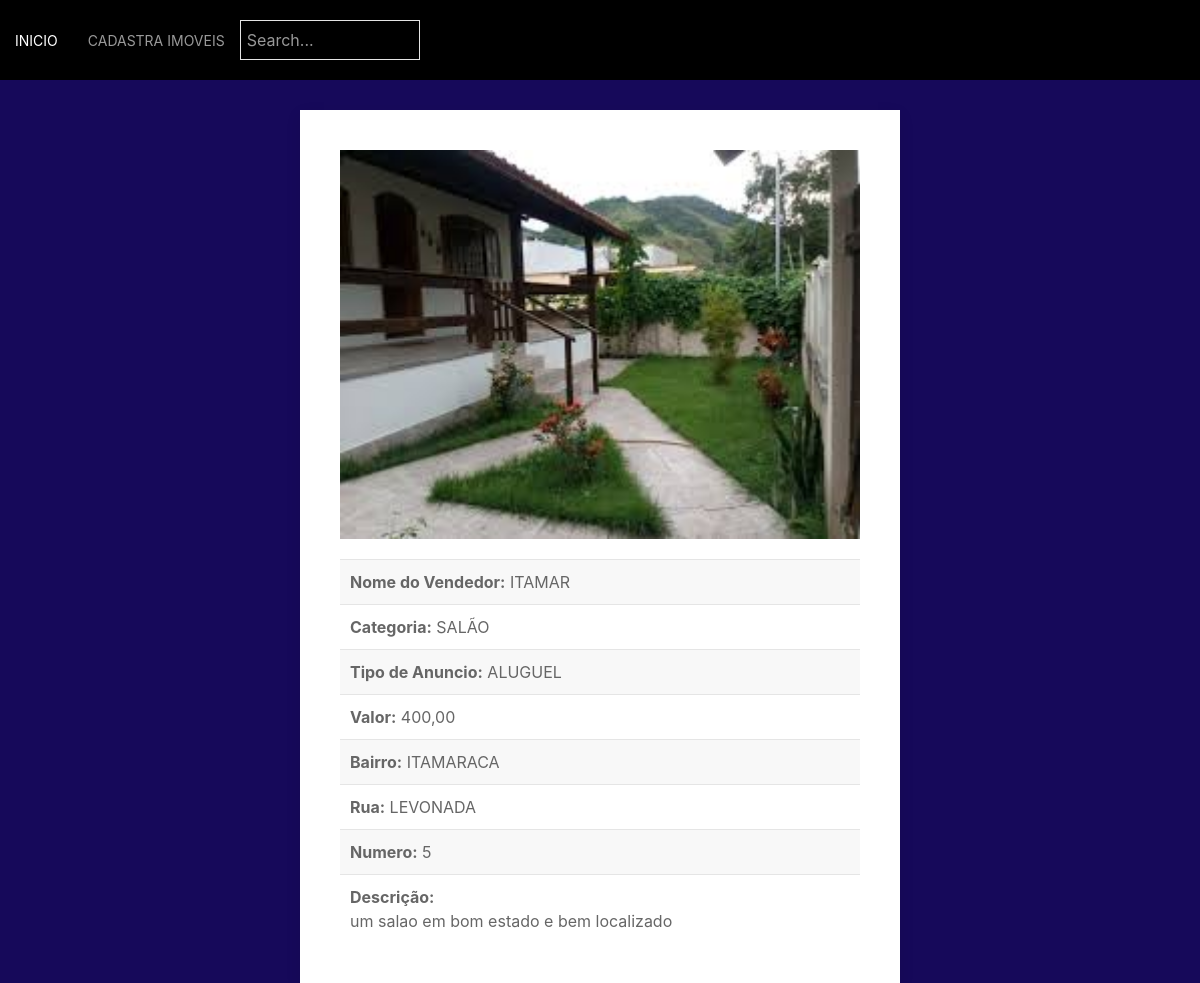
Page /BD/imovel.php?id=14 on the committed database.
### tables this page shows
CREATE TABLE `imoveis` (
  `id_imovel` int(11) NOT NULL,
  `nome_do_vendedor` varchar(50) DEFAULT NULL,
  `bairro` varchar(20) DEFAULT NULL,
  `rua` varchar(50) DEFAULT NULL,
  `numero` varchar(6) DEFAULT NULL,
  `telefone` varchar(16) DEFAULT NULL,
  `imagem` varchar(30) DEFAULT NULL,
  `categoria` varchar(17) DEFAULT NULL,
  `tipo_de_anuncio` varchar(10) DEFAULT NULL,
  `valor` varchar(10) DEFAULT NULL,
  `descricao` varchar(250) DEFAULT NULL,
  `email` varchar(70) DEFAULT NULL
);

### BD/imovel.php (the view, shortened to what this page needs)
<?php
	include_once 'includes/processos_php/conexao.php';
	if (isset($_GET['id'])) {
		$id = mysqli_escape_string($conexao, $_GET['id']);
		$sql = "SELECT * FROM imoveis WHERE id_imovel = '$id'";
		$query = mysqli_query($conexao, $sql);
		$dados_imovel = mysqli_fetch_array($query);
	}
?>
<!DOCTYPE html>
<html>
<head>
	<?php
		include_once 'head.php';
	 ?>
</head>
<body>
	<?php
		include_once 'menu.php'
	?>
	<div class="uk-card uk-align-center uk-card-default uk-card-body uk-width-1-2@m">
		<div class="uk-margin">
			<img src="includes/processos_php/foto/<?php echo $dados_imovel['imagem']; ?>" style="width:100%;height: 100%;">
		</div>
		<ul class="uk-list uk-list-striped">
			<li>
				<div class="uk-margin">
					<strong>Nome do Vendedor:</strong> <?php echo mb_strtoupper($dados_imovel['nome_do_vendedor']); ?>
				</div>
			</li>
			<li>
				<div class="uk-margin">
					<strong>Categoria:</strong> <?php echo mb_strtoupper($dados_imovel['categoria']); ?>
				</div>
			</li>
			<li>
				<div class="uk-margin">
					<strong>Tipo de Anuncio:</strong> <?php echo mb_strtoupper($dados_imovel['tipo_de_anuncio']); ?>
				</div>
			</li>
			<li>
				<div class="uk-margin">
					<strong>Valor:</strong> <?php echo mb_strtoupper($dados_imovel['valor']); ?>
				</div>
			</li>
			<li>
				<div class="uk-margin">
					<strong>Bairro:</strong> <?php echo mb_strtoupper($dados_imovel['bairro']); ?>
				</div>
			</li>
			<li>
				<div class="uk-margin">
					<strong>Rua:</strong> <?php echo mb_strtoupper($dados_imovel['rua']); ?>
				</div>
			</li>
			<li>
				<div class="uk-margin">
					<strong>Numero:</strong> <?php echo mb_strtoupper($dados_imovel['numero']); ?>
				</div>
			</li>
			<li>
				<div class="uk-margin">
					<strong>Descrição:</strong><br> <?php echo ($dados_imovel['descricao']); ?>
				</div>
			</li>
		</ul>
</body>
</html>

### rows in the picture
imoveis: imagem (picture), nome_do_vendedor "ITAMAR", categoria "SALÃO", tipo_de_anuncio "ALUGUEL", valor "400,00", bairro "ITAMARACA", rua "LEVONADA", numero "5", descricao "um salao em bom estado e bem localizado"
